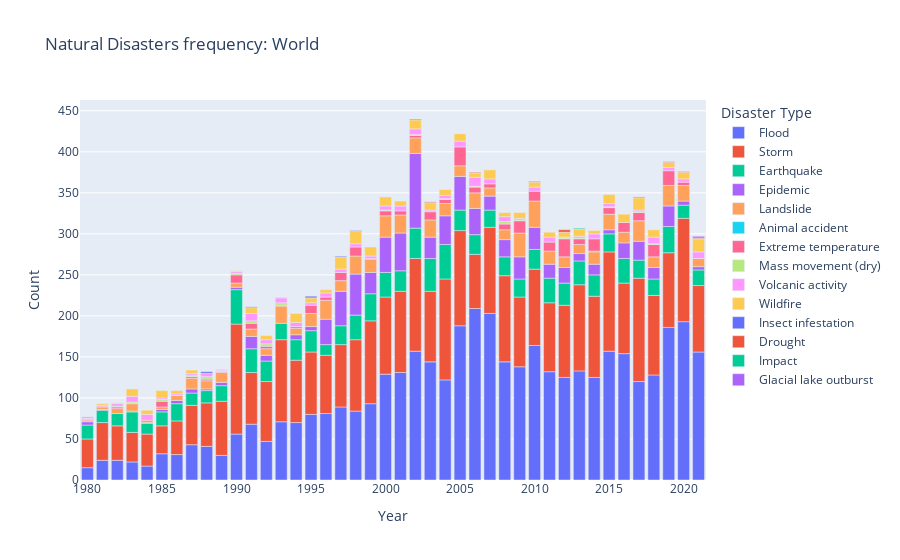

Notebook source saved alongside this figure:
### Code cell
pick_country(df_groups,"World").show()

### Figure 1 — Plotly figure (JSON) as saved in the notebook; plotly's stock layout.template omitted (floating-point values rounded to 4 significant figures)
{"data": [{"alignmentgroup": "True", "hovertemplate": "Disaster Type=Flood<br>Year=%{x}<br>Count=%{y}<extra></extra>", "legendgroup": "Flood", "marker": {"color": "#636efa", "pattern": {"shape": ""}}, "name": "Flood", "offsetgroup": "Flood", "orientation": "v", "showlegend": true, "textposition": "auto", "type": "bar", "x": [1980, 1981, 1982, 1983, 1984, 1985, 1986, 1987, 1988, 1989, 1990, 1991, 1992, 1993, 1994, 1995, 1996, 1997, 1998, 1999, 2000, 2001, 2002, 2003, 2004, 2005, 2006, 2007, 2008, 2009, 2010, 2011, 2012, 2013, 2014, 2015, 2016, 2017, 2018, 2019, 2020, 2021], "xaxis": "x", "y": [15, 24, 24, 22, 17, 32, 31, 43, 41, 30, 56, 68, 47, 71, 70, 80, 81, 89, 84, 93, 129, 131, 157, 144, 122, 188, 209, 203, 144, 138, 164, 132, 125, 133, 125, 157, 154, 120, 128, 186, 193, 156], "yaxis": "y"}, {"alignmentgroup": "True", "hovertemplate": "Disaster Type=Storm<br>Year=%{x}<br>Count=%{y}<extra></extra>", "legendgroup": "Storm", "marker": {"color": "#EF553B", "pattern": {"shape": ""}}, "name": "Storm", "offsetgroup": "Storm", "orientation": "v", "showlegend": true, "textposition": "auto", "type": "bar", "x": [1980, 1981, 1982, 1983, 1984, 1985, 1986, 1987, 1988, 1989, 1990, 1991, 1992, 1993, 1994, 1995, 1996, 1997, 1998, 1999, 2000, 2001, 2002, 2003, 2004, 2005, 2006, 2007, 2008, 2009, 2010, 2011, 2012, 2013, 2014, 2015, 2016, 2017, 2018, 2019, 2020, 2021], "xaxis": "x", "y": [35, 46, 42, 36, 39, 34, 41, 48, 53, 66, 134, 63, 73, 100, 76, 76, 71, 76, 87, 101, 94, 99, 113, 86, 123, 116, 66, 105, 105, 85, 93, 84, 88, 105, 99, 121, 86, 126, 97, 91, 126, 81], "yaxis": "y"}, {"alignmentgroup": "True", "hovertemplate": "Disaster Type=Earthquake<br>Year=%{x}<br>Count=%{y}<extra></extra>", "legendgroup": "Earthquake", "marker": {"color": "#00cc96", "pattern": {"shape": ""}}, "name": "Earthquake", "offsetgroup": "Earthquake", "orientation": "v", "showlegend": true, "textposition": "auto", "type": "bar", "x": [1980, 1981, 1982, 1983, 1984, 1985, 1986, 1987, 1988, 1989, 1990, 1991, 1992, 1993, 1994, 1995, 1996, 1997, 1998, 1999, 2000, 2001, 2002, 2003, 2004, 2005, 2006, 2007, 2008, 2009, 2010, 2011, 2012, 2013, 2014, 2015, 2016, 2017, 2018, 2019, 2020, 2021], "xaxis": "x", "y": [17, 15, 15, 25, 13, 17, 21, 15, 15, 19, 42, 29, 25, 20, 25, 26, 13, 23, 30, 33, 30, 25, 37, 40, 42, 25, 24, 21, 23, 22, 24, 30, 27, 29, 26, 22, 30, 22, 20, 32, 16, 19], "yaxis": "y"}, {"alignmentgroup": "True", "hovertemplate": "Disaster Type=Epidemic<br>Year=%{x}<br>Count=%{y}<extra></extra>", "legendgroup": "Epidemic", "marker": {"color": "#ab63fa", "pattern": {"shape": ""}}, "name": "Epidemic", "offsetgroup": "Epidemic", "orientation": "v", "showlegend": true, "textposition": "auto", "type": "bar", "x": [1980, 1981, 1983, 1984, 1985, 1986, 1987, 1988, 1989, 1990, 1991, 1992, 1994, 1995, 1996, 1997, 1998, 1999, 2000, 2001, 2002, 2003, 2004, 2005, 2006, 2007, 2008, 2009, 2010, 2011, 2012, 2013, 2014, 2015, 2016, 2017, 2018, 2019, 2020, 2021], "xaxis": "x", "y": [4, 1, 1, 1, 3, 4, 5, 2, 4, 3, 15, 7, 6, 5, 31, 42, 50, 26, 43, 46, 91, 26, 35, 41, 32, 17, 21, 27, 27, 17, 19, 9, 13, 5, 19, 23, 14, 25, 5, 4], "yaxis": "y"}, {"alignmentgroup": "True", "hovertemplate": "Disaster Type=Landslide<br>Year=%{x}<br>Count=%{y}<extra></extra>", "legendgroup": "Landslide", "marker": {"color": "#FFA15A", "pattern": {"shape": ""}}, "name": "Landslide", "offsetgroup": "Landslide", "orientation": "v", "showlegend": true, "textposition": "auto", "type": "bar", "x": [1980, 1981, 1982, 1983, 1984, 1985, 1986, 1987, 1988, 1989, 1990, 1991, 1992, 1993, 1994, 1995, 1996, 1997, 1998, 1999, 2000, 2001, 2002, 2003, 2004, 2005, 2006, 2007, 2008, 2009, 2010, 2011, 2012, 2013, 2014, 2015, 2016, 2017, 2018, 2019, 2020, 2021], "xaxis": "x", "y": [2, 3, 6, 9, 3, 3, 6, 13, 10, 12, 5, 9, 8, 21, 8, 16, 23, 13, 22, 16, 26, 22, 19, 21, 15, 13, 19, 10, 12, 29, 32, 16, 13, 11, 15, 19, 13, 25, 13, 25, 19, 10], "yaxis": "y"}, {"alignmentgroup": "True", "hovertemplate": "Disaster Type=Animal accident<br>Year=%{x}<br>Count=%{y}<extra></extra>", "legendgroup": "Animal accident", "marker": {"color": "#19d3f3", "pattern": {"shape": ""}}, "name": "Animal accident", "offsetgroup": "Animal accident", "orientation": "v", "showlegend": true, "textposition": "auto", "type": "bar", "x": [2014], "xaxis": "x", "y": [1], "yaxis": "y"}, {"alignmentgroup": "True", "hovertemplate": "Disaster Type=Extreme temperature <br>Year=%{x}<br>Count=%{y}<extra></extra>", "legendgroup": "Extreme temperature ", "marker": {"color": "#FF6692", "pattern": {"shape": ""}}, "name": "Extreme temperature ", "offsetgroup": "Extreme temperature ", "orientation": "v", "showlegend": true, "textposition": "auto", "type": "bar", "x": [1980, 1981, 1982, 1985, 1987, 1988, 1989, 1990, 1991, 1992, 1993, 1994, 1995, 1996, 1997, 1998, 1999, 2000, 2001, 2002, 2003, 2004, 2005, 2006, 2007, 2008, 2009, 2010, 2011, 2012, 2013, 2014, 2015, 2016, 2017, 2018, 2019, 2020], "xaxis": "x", "y": [1, 1, 2, 7, 2, 2, 1, 10, 7, 3, 1, 2, 10, 4, 10, 11, 1, 6, 5, 3, 10, 5, 23, 7, 5, 7, 15, 12, 11, 22, 7, 15, 8, 12, 10, 15, 18, 4], "yaxis": "y"}, {"alignmentgroup": "True", "hovertemplate": "Disaster Type=Mass movement (dry)<br>Year=%{x}<br>Count=%{y}<extra></extra>", "legendgroup": "Mass movement (dry)", "marker": {"color": "#B6E880", "pattern": {"shape": ""}}, "name": "Mass movement (dry)", "offsetgroup": "Mass movement (dry)", "orientation": "v", "showlegend": true, "textposition": "auto", "type": "bar", "x": [1980, 1982, 1983, 1985, 1987, 1988, 1989, 1990, 1991, 1992, 1993, 2000, 2002, 2004, 2006, 2008, 2009, 2012, 2013, 2015, 2017, 2018], "xaxis": "x", "y": [1, 1, 2, 2, 2, 3, 1, 2, 3, 3, 3, 1, 1, 1, 1, 3, 1, 1, 1, 1, 1, 1], "yaxis": "y"}, {"alignmentgroup": "True", "hovertemplate": "Disaster Type=Volcanic activity<br>Year=%{x}<br>Count=%{y}<extra></extra>", "legendgroup": "Volcanic activity", "marker": {"color": "#FF97FF", "pattern": {"shape": ""}}, "name": "Volcanic activity", "offsetgroup": "Volcanic activity", "orientation": "v", "showlegend": true, "textposition": "auto", "type": "bar", "x": [1980, 1981, 1982, 1983, 1984, 1985, 1986, 1987, 1988, 1989, 1990, 1991, 1992, 1993, 1994, 1995, 1996, 1997, 1998, 1999, 2000, 2001, 2002, 2003, 2004, 2005, 2006, 2007, 2008, 2009, 2010, 2011, 2012, 2013, 2014, 2015, 2017, 2018, 2019, 2020, 2021], "xaxis": "x", "y": [2, 1, 3, 7, 7, 2, 2, 2, 4, 1, 2, 9, 5, 6, 5, 3, 5, 4, 4, 3, 5, 6, 7, 2, 4, 7, 11, 6, 6, 2, 5, 6, 1, 2, 6, 4, 2, 8, 4, 4, 8], "yaxis": "y"}, {"alignmentgroup": "True", "hovertemplate": "Disaster Type=Wildfire<br>Year=%{x}<br>Count=%{y}<extra></extra>", "legendgroup": "Wildfire", "marker": {"color": "#FECB52", "pattern": {"shape": ""}}, "name": "Wildfire", "offsetgroup": "Wildfire", "orientation": "v", "showlegend": true, "textposition": "auto", "type": "bar", "x": [1981, 1982, 1983, 1984, 1985, 1986, 1987, 1989, 1990, 1991, 1992, 1993, 1994, 1995, 1996, 1997, 1998, 1999, 2000, 2001, 2002, 2003, 2004, 2005, 2006, 2007, 2008, 2009, 2010, 2011, 2012, 2013, 2014, 2015, 2016, 2017, 2018, 2019, 2020, 2021], "xaxis": "x", "y": [2, 1, 9, 5, 9, 4, 4, 1, 1, 7, 5, 1, 11, 6, 4, 15, 15, 11, 11, 6, 11, 9, 7, 9, 5, 11, 5, 7, 6, 6, 6, 9, 4, 11, 10, 15, 9, 6, 8, 16], "yaxis": "y"}, {"alignmentgroup": "True", "hovertemplate": "Disaster Type=Insect infestation<br>Year=%{x}<br>Count=%{y}<extra></extra>", "legendgroup": "Insect infestation", "marker": {"color": "#636efa", "pattern": {"shape": ""}}, "name": "Insect infestation", "offsetgroup": "Insect infestation", "orientation": "v", "showlegend": true, "textposition": "auto", "type": "bar", "x": [1988, 1991, 1995, 1997, 1998], "xaxis": "x", "y": [2, 1, 2, 1, 1], "yaxis": "y"}, {"alignmentgroup": "True", "hovertemplate": "Disaster Type=Drought<br>Year=%{x}<br>Count=%{y}<extra></extra>", "legendgroup": "Drought", "marker": {"color": "#EF553B", "pattern": {"shape": ""}}, "name": "Drought", "offsetgroup": "Drought", "orientation": "v", "showlegend": true, "textposition": "auto", "type": "bar", "x": [2002, 2003, 2006, 2010, 2012, 2017, 2019, 2020, 2021], "xaxis": "x", "y": [1, 1, 1, 1, 3, 1, 1, 1, 1], "yaxis": "y"}, {"alignmentgroup": "True", "hovertemplate": "Disaster Type=Impact<br>Year=%{x}<br>Count=%{y}<extra></extra>", "legendgroup": "Impact", "marker": {"color": "#00cc96", "pattern": {"shape": ""}}, "name": "Impact", "offsetgroup": "Impact", "orientation": "v", "showlegend": true, "textposition": "auto", "type": "bar", "x": [2013], "xaxis": "x", "y": [1], "yaxis": "y"}, {"alignmentgroup": "True", "hovertemplate": "Disaster Type=Glacial lake outburst<br>Year=%{x}<br>Count=%{y}<extra></extra>", "legendgroup": "Glacial lake outburst", "marker": {"color": "#ab63fa", "pattern": {"shape": ""}}, "name": "Glacial lake outburst", "offsetgroup": "Glacial lake outburst", "orientation": "v", "showlegend": true, "textposition": "auto", "type": "bar", "x": [2021], "xaxis": "x", "y": [2], "yaxis": "y"}], "layout": {"barmode": "relative", "legend": {"title": {"text": "Disaster Type"}, "tracegroupgap": 0}, "title": {"text": "Natural Disasters frequency: World"}, "xaxis": {"anchor": "y", "domain": [0, 1], "title": {"text": "Year"}}, "yaxis": {"anchor": "x", "domain": [0, 1], "title": {"text": "Count"}}}}
